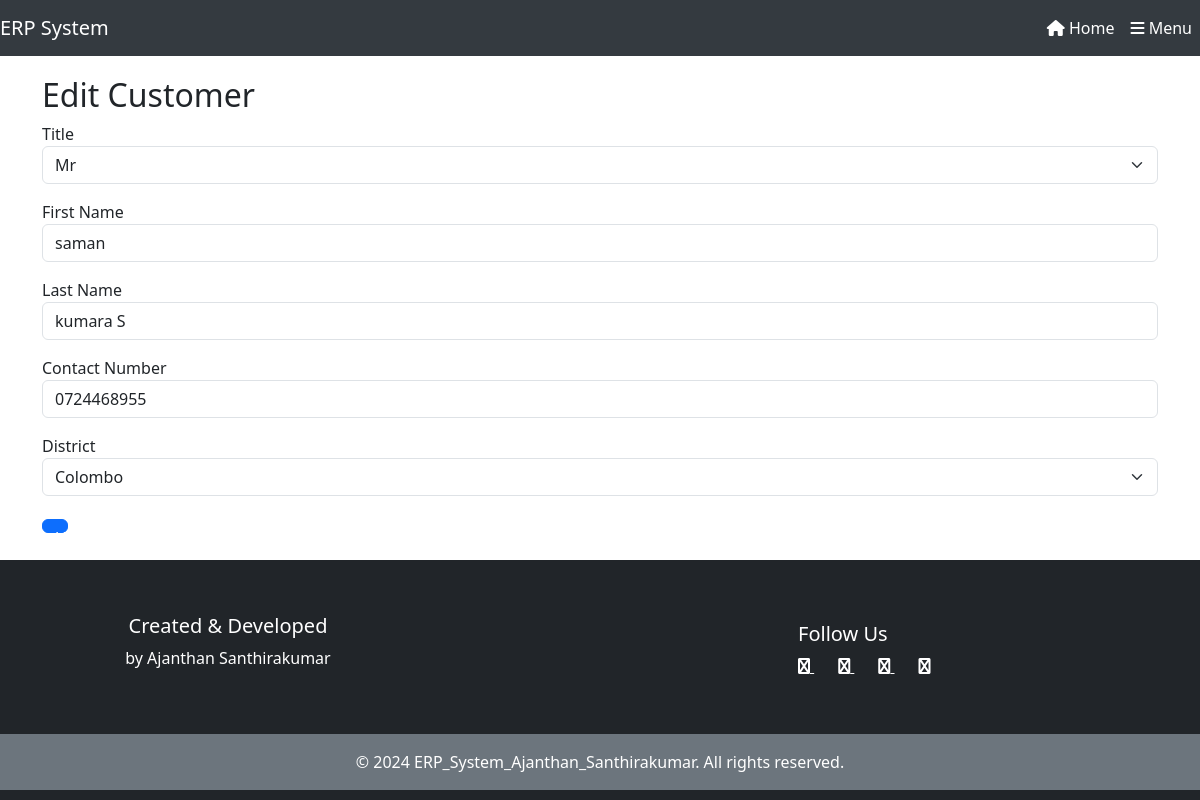
The app's page /customers/customer_edit.php?id=1 with its own data.
### tables this page shows
CREATE TABLE `customer` (
  `id` int(11) NOT NULL,
  `title` varchar(20) NOT NULL,
  `first_name` varchar(50) NOT NULL,
  `middle_name` varchar(50) NOT NULL,
  `last_name` varchar(50) NOT NULL,
  `contact_no` varchar(10) NOT NULL,
  `district` varchar(50) NOT NULL
);

CREATE TABLE `district` (
  `district` varchar(50) DEFAULT NULL,
  `active` varchar(10) DEFAULT NULL,
  `id` int(10) NOT NULL
);

### customers/customer_edit.php (the view, shortened to what this page needs)
<?php
include('../includes/header.php');
include('../includes/db.php');
$id = $_GET['id'];
$sql = "SELECT * FROM customer WHERE id=$id";
$result = $conn->query($sql);
$customer = $result->fetch_assoc();
$sql_districts = "SELECT * FROM district";
$result_districts = $conn->query($sql_districts);
?>
<div class="container">
    <h2>Edit Customer</h2>
    <form action="customer_update.php" method="POST">
        <div class="mb-3">
            <label for="title">Title</label>
            <select name="title" class="form-select">
                <option value="Mr" <?php if ($customer['title'] == 'Mr') echo 'selected'; ?>>Mr</option>
            </select>
        </div>
        <div class="mb-3">
            <label for="first_name">First Name</label>
            <input type="text" name="first_name" class="form-control" value="<?php echo $customer['first_name']; ?>" required>
        </div>
        <div class="mb-3">
            <label for="last_name">Last Name</label>
            <input type="text" name="last_name" class="form-control" value="<?php echo $customer['last_name']; ?>" required>
        </div>
        <div class="mb-3">
            <label for="contact_no">Contact Number</label>
            <input type="text" name="contact_no" class="form-control" value="<?php echo $customer['contact_no']; ?>" required>
        </div>
        <div class="mb-3">
            <label for="district">District</label>
            <select name="district" class="form-select" required>
                <?php while($row = $result_districts->fetch_assoc()): ?>
                    <option value="<?php echo $row['id']; ?>" <?php if ($row['id'] == $customer['district']) echo 'selected'; ?>>
                        <?php echo $row['district']; ?>
                    </option>
                <?php endwhile; ?>
            </select>
        </div>
        <button type="submit" class="btn btn-primary">Update Customer</button>
    </form>
</div><br>
<?php include('../includes/footer.php'); ?>

### css/style.css (style rules this page uses)
body { background-color: #f8f9fa; font-family: Arial, sans-serif; margin: 0; padding: 0; }
.container { margin-top: 20px; }
.form-control { border-radius: 0.25rem; }
.btn { border-radius: 0.35rem; width: 10px; height: 10px; }

### records on screen
customer: title "Mr", first_name "saman", last_name "kumara S", contact_no "0724468955", district "Colombo"
